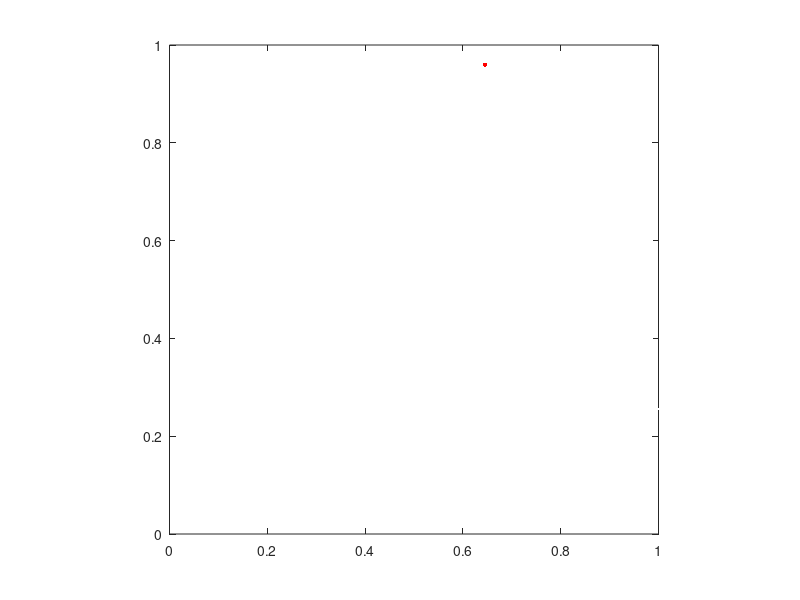

Reproduce this figure in MATLAB.
% CoherentDots
% Ricardo Ruiz Torres (ricardort@gmail.com)
% Miller Limb Lab
% Northwestern University
% Generate and display moving dots with a certain level of coherence.

% Newsome mode creates dots as those found in William Newsome's website:
% http://monkeybiz.stanford.edu/research.html
% Non-Newsome mode creates dots that move in a random walk (shaky) manner.

Newsome_mode = 0; % Set to 0 or 1.  See comments above.
coherence = 70; % percent of coherent dots
direction = rand*2*pi;
% direction = 0;
speed = .5; % display units/s
num_dots = 100;
dot_size = 10;

frame_rate = 20; % frames/s
duration = 5; % seconds

red_dot = 1; % if 1, make one of the dots red

num_frames = frame_rate*duration;
dotx = zeros(num_dots,num_frames);
doty = zeros(num_dots,num_frames);

num_coherent_dots = round(num_dots*coherence/100);

dotx(:,1) = rand(num_dots,1);
doty(:,1) = rand(num_dots,1);

for iFrame=2:num_frames;
    if Newsome_mode
        dotx(1:num_coherent_dots,iFrame) = dotx(1:num_coherent_dots,iFrame-1)+speed*cos(direction)/frame_rate;    
        doty(1:num_coherent_dots,iFrame) = doty(1:num_coherent_dots,iFrame-1)+speed*sin(direction)/frame_rate;
        if ((num_coherent_dots+1) < num_dots)
            dotx(num_coherent_dots+1:end,iFrame) = rand(length(dotx(num_coherent_dots+1:end,iFrame)),1);
            doty(num_coherent_dots+1:end,iFrame) = rand(length(doty(num_coherent_dots+1:end,iFrame)),1);
        end
        displacement_x = nan;
        displacement_y = nan;
    else
        rand_dir = 2*pi*rand(num_dots,1);
        
        displacement_x = sqrt(0.01*coherence)*cos(direction) + sqrt(1-0.01*coherence)*cos(rand_dir);
        displacement_y = sqrt(0.01*coherence)*sin(direction) + sqrt(1-0.01*coherence)*sin(rand_dir);
        displacement_mag = sqrt(displacement_x.^2 + displacement_y.^2);
        displacement_x = (speed/frame_rate)*displacement_x./displacement_mag;
        displacement_y = (speed/frame_rate)*displacement_y./displacement_mag;
        
        dotx(:,iFrame) = dotx(:,iFrame-1)+displacement_x;
        doty(:,iFrame) = doty(:,iFrame-1)+displacement_y;
    end
    % Roll-over the dots
    for iDot = 1:num_dots
        if dotx(iDot,iFrame)<=0
            dotx(iDot,iFrame) = 1-dotx(iDot,iFrame);
            doty(iDot,iFrame) = rand;
        elseif dotx(iDot,iFrame)>=1
            dotx(iDot,iFrame) = dotx(iDot,iFrame)-1;
            doty(iDot,iFrame) = rand;
        end
        if doty(iDot,iFrame)<=0
            doty(iDot,iFrame) = 1-doty(iDot,iFrame);
            dotx(iDot,iFrame) = rand;
        elseif doty(iDot,iFrame)>=1
            doty(iDot,iFrame) = doty(iDot,iFrame)-1;
            dotx(iDot,iFrame) = rand;
        end
    end
end

% Display the dots
figure(1);
total_time_start = clock;
for iFrame=1:num_frames
    tic
    hold off
    plot(dotx(:,iFrame),doty(:,iFrame),'.','Color',[1 1 1],'MarkerSize',dot_size)
    if red_dot
        hold on
        plot(dotx(1,iFrame),doty(1,iFrame),'.','Color','r','MarkerSize',dot_size)
    end
    xlim([0 1])
    ylim([0 1])
    axis square
    set(gca,'Color','k')
    drawnow
    elapsed_time = toc;
    pause(1/frame_rate-elapsed_time)
end
total_time = clock-total_time_start;
total_time = total_time(4)*24+total_time(5)*60+total_time(6);
disp(' ')
disp(['frame rate: ' num2str(num_frames/total_time) ' frames/s'])
disp(['direction param: ' num2str(180*direction/pi) ' deg'])
disp(['mean direction: ' num2str(mod(360+180*atan2(mean(displacement_y),mean(displacement_x))/pi,360)) ' deg'])
disp(['speed param: ' num2str(speed)])
disp(['mean speed: ' num2str(frame_rate*sqrt(mean(displacement_y).^2+mean(displacement_x).^2))])